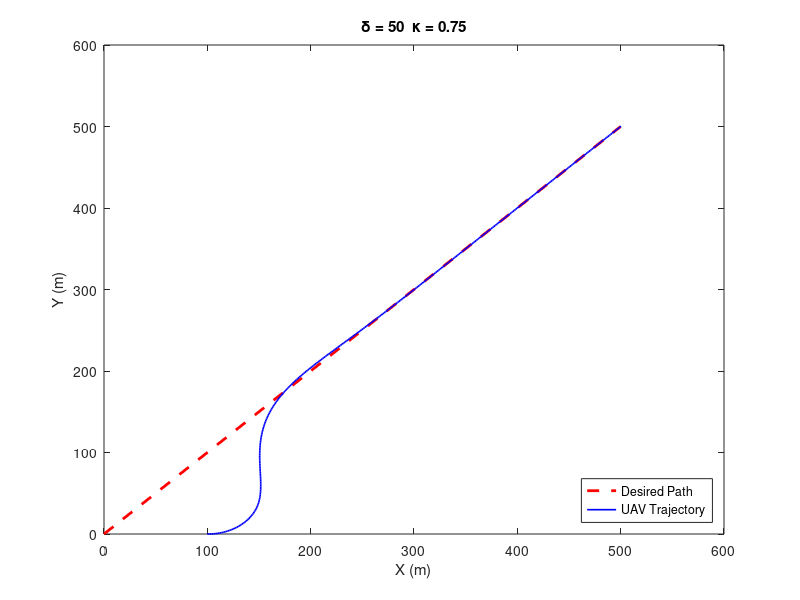
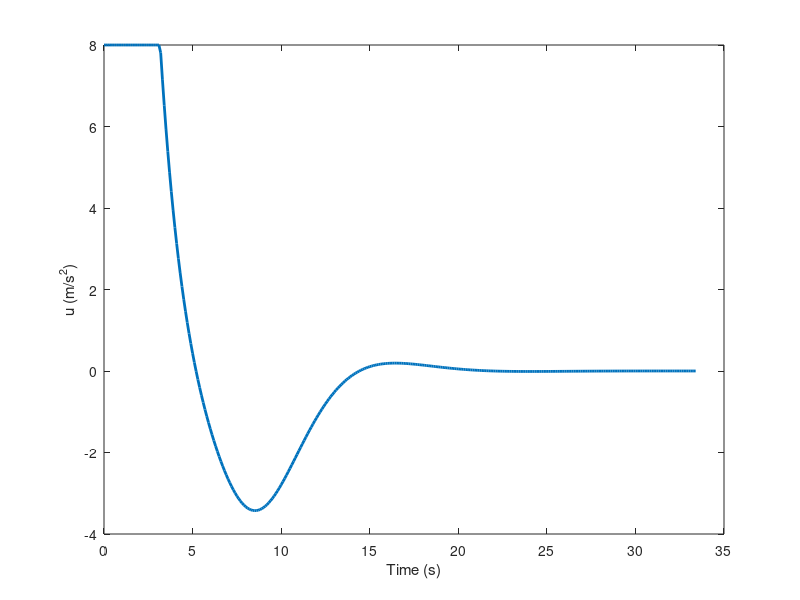

The MATLAB script that drew these images, in order:
clc, clear, close all

% Parameters Initialization
% Angle Converting Parameters
r2d = 180 / pi;          % Radian to Degree [-]
d2r = 1 / r2d;           % Degree to Radian [-]

% Time Step Size
dt = 0.1;               % Time Step Size [s]

% Time
t(1) =  0;                 % Simulation Time [s]

% Waypoint
Wi = [ 0, 0 ]';         % Initial Waypoint Position [m]
Wf = [ 500, 500 ]';     % Final Waypoint Position [m]

% Position and Velocity of UAV
x(1) = 100;               % Initial UAV X Position [m]
y(1) = 0;                 % Initial UAV Y Position [m]
psi(1) = 0 * d2r;         % Initial UAV Heading Angle [rad]

p(:,1) = [ x(1), y(1) ]';   % UAV Position Initialization [m]
va = 20;                    % UAV Velocity [m/s]

% Maximum Lateral Acceleration of UAV
Rmin = 50 ;                % UAV Minimum Turn Radius [m]
umax = va^2 / Rmin ;       % UAV Maximum Lateral Acceleration [m]

% Design Parameters
kappa  =  0.75 ;            % Gain
delta  =  50 ;              % Carrot Distance

%% Path Following Algorithm
i = 0; % Time Index
while x(i+1) < Wf(1)
    i = i + 1 ;
    
    %--------------------CCA Path Following Algorithm---------------------
    
    % Step 1
    % Distance between initial waypoint and current UAV position, Ru
    Ru = norm(Wi - p(:,i));    
    % Orientation of vector from initial waypoint to final waypoint, theta
    theta = atan2(Wf(2) - Wi(2), Wf(1) - Wi(1));
    
    % Step 2
    % Orientation of vector from initial waypoint to current UAV position, thetau
    theta_u = atan2(p(2,i) - Wi(2), p(1,i) - Wi(1));
    % Difference between theta and theatu, DEL_theta
    DEL_theta = theta - theta_u;
    
    % Step 3
    % Distance between initial waypoint and q, R
    R = sqrt( Ru^2 - (Ru*sin(DEL_theta))^2 );
    
    % Step 4
    % Carrot position, s = ( xt, yt )
    xt = Wi(1) + (R + delta) * cos(theta);
    yt = Wi(2) + (R + delta) * sin(theta);
    
    % Step 5
    % Desired heading angle, psid
    psi_d = atan2(yt - p(2,i), xt - p(1,i));
    % Wrapping up psid
    psi_d = rem(psi_d,2*pi);
    if psi_d < -pi
        psi_d = psi_d + 2*pi;
    elseif psi_d > pi
        psi_d = psi_d-2*pi;
    end
    
    % Step6
    % Guidance command, u
    u(i) = kappa*(psi_d - psi(i))*va;
    % Limit u
    if u(i) > umax
        u(i) = umax;
    elseif u(i) < -umax
        u(i) = - umax;
    end
    %--------------------------------------------------------------------%
    
    %.. UAV Dynamics
    % Dynamic Model of UAV
    dx = va * cos(psi(i));
    dy = va * sin(psi(i));
    dpsi = u(i) / va ;
    
    % UAV State Update
    x(i+1) = x(i) + dx * dt ;
    y(i+1) = y(i) + dy * dt ;
    psi(i+1) = psi(i) + dpsi * dt ;
    
    % UAV Position Vector Update
    p(:,i+1) = [ x(i+1), y(i+1) ]' ;
    
    %.. Time Update
    t(i+1) = t(i) + dt ;
end

%% Result Plot
% Trajectory Plot
figure(1) ;
plot( [ Wi(1), Wf(1) ], [ Wi(2), Wf(2) ], 'r--', 'LineWidth', 2 ) ;
hold on ;
plot( x, y, 'b-', 'LineWidth', 1.2 ) ;
hold on ;
xlabel('X (m)') ;
ylabel('Y (m)') ;
legend('Desired Path', 'UAV Trajectory', 'Location', 'southeast' ) ;
% axis([ 0 500 0 500 ]) ;
title(['\delta = ' num2str(delta) '  \kappa = ' num2str(kappa)])

% Guidance Command
figure(2) ;
plot( t(1:end-1), u, 'LineWidth', 2 ) ;
xlabel('Time (s)') ;
ylabel('u (m/s^2)') ;
